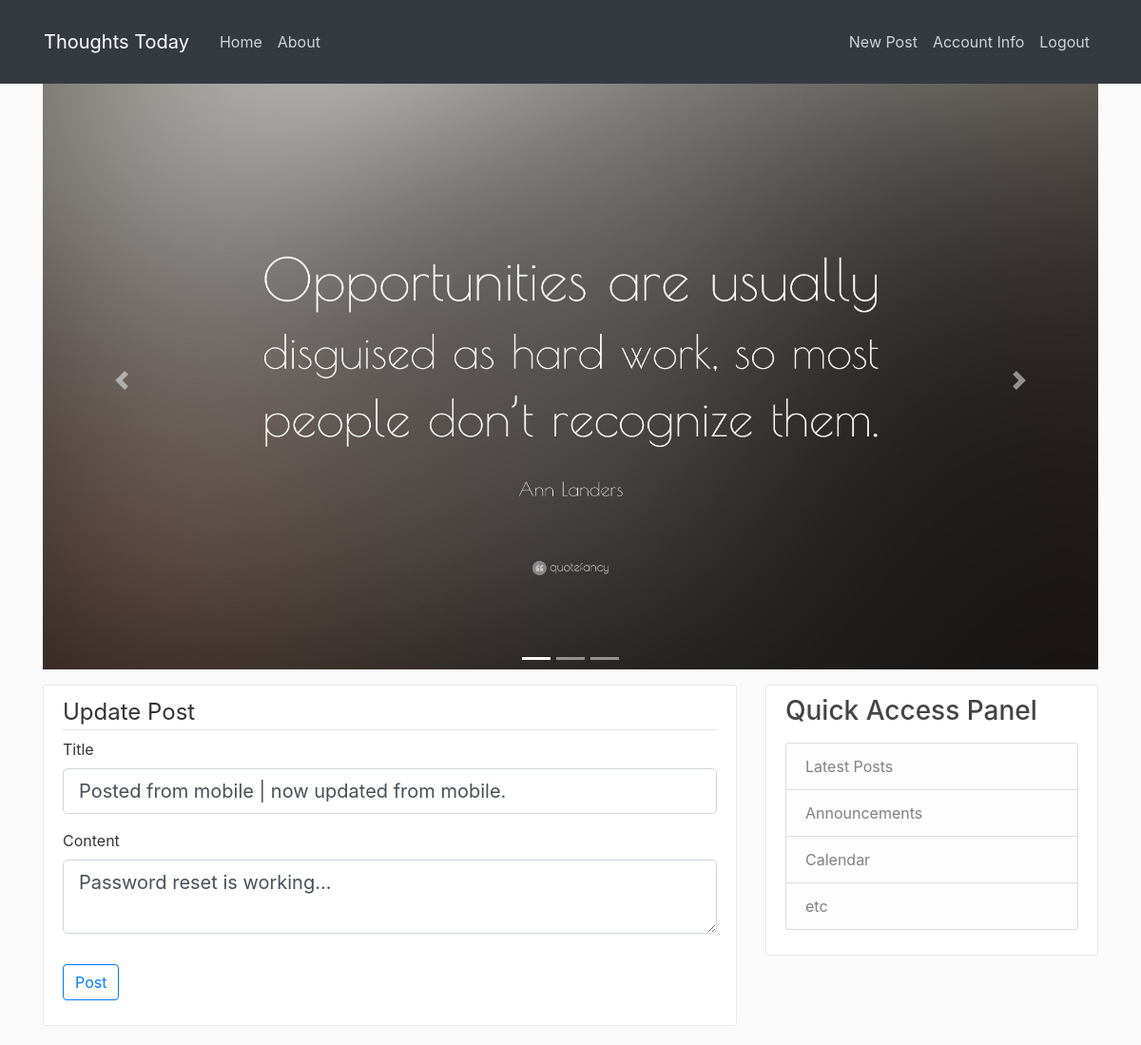
Page /post/13/update (signed in) on the committed database.
### flaskblog/models.py (models this page shows, shortened)
class Post(db.Model):
    id = db.Column(db.Integer, primary_key=True)
    title = db.Column(db.String(120), nullable=False)
    date_posted = db.Column(db.DateTime, nullable=False,
                            default=datetime.utcnow)  # Just passing the function as an argument rather executed result of that.
    content = db.Column(db.Text, nullable=False)
    user_id = db.Column(db.Integer, db.ForeignKey('user.id'), nullable=False)

### flaskblog/posts/routes.py (the view)
@posts.route("/post/<int:post_id>/update", methods=['GET', 'POST'])
@login_required
def update_post(post_id):
    post = Post.query.get_or_404(post_id)
    if post.author != current_user:
        abort(403)
    form = PostForm()
    if form.validate_on_submit():
        post.title = form.title.data
        post.content = form.content.data
        db.session.commit()
        flash(f'Your post \'{post.title}\' has been updated', 'success')
        return redirect(url_for('posts.post', post_id=post.id))
    elif request.method == 'GET':
        form.title.data = post.title
        form.content.data = post.content
    return render_template('create_post.html', title='Update Post', form=form, legend='Update Post')

### flaskblog/posts/forms.py
class PostForm(FlaskForm):
    title = StringField('Title', validators=[DataRequired()])
    content = TextAreaField('Content', validators=[DataRequired()])
    submit = SubmitField('Post')

### flaskblog/models.py (called while the page is built)
@login_manager.user_loader
def load_user(user_id):
    return User.query.get(int(user_id))

### flaskblog/templates/create_post.html (shortened to what this page needs)
{% extends "layout.html"%}
{% block content %}
<div class="content-section">
    <form action="" class="" method="post">
        <fieldset class="form-group">
            <legend class="border-bottom mb4">{{ legend }}</legend>
            <div class="form-group">
                {{form.title.label(class='form-control-label')}}
                {% if form.title.errors %}
                {{ form.title.label(class='form-control-label is-invalid') }}
                <div class="invalid-feedback">
                    {% for error in form.title.errors %}
                    <span>{{ error }}</span>
                    {% endfor%}
                </div>
                {% else %}
                {{ form.title(class='form-control form-control-lg') }}
                {% endif %}
            </div>
            <div class="form-group">
                {{form.content.label(class='form-control-label')}}
                {% if form.content.errors %}
                {{form.content.label(class='form-control-label is-invalid')}}
                <div class="invalid-feedback">
                    {% for error in form.content.errors %}
                    <span>{{ error }}</span>
                    {% endfor%}
                </div>
                {% else %}
                {{form.content(class='form-control form-control-lg')}}
                {% endif %}
            </div>
        </fieldset>
        <div class="form-group">
            {{form.submit(class="btn btn-outline-primary")}}
        </div>
    </form>
</div>
{% endblock content %}

### flaskblog/static/main.css (style rules this page uses)
body { background: #fafafa; color: #333333; margin-top: 5em; }
.content-section { background: #ffffff; padding: 10px 20px; border: 1px solid #e8e8e8; border-radius: 3px; margin-bottom: 20px; }

### rows in the picture
Post: title "Posted from mobile | now updated from mobile.", content "Password reset is working..."

### other values in the picture
{{ legend }} "Update Post"
